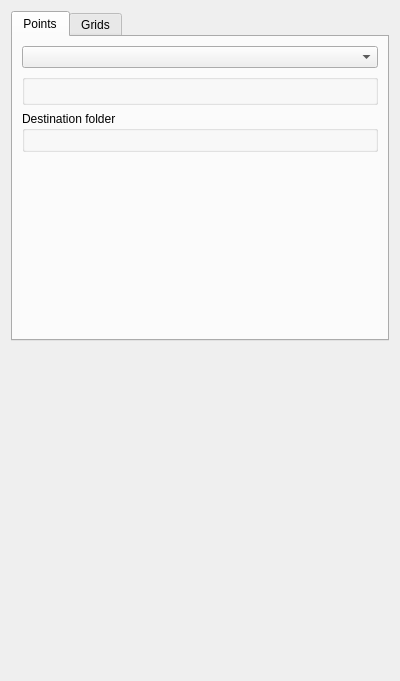
<?xml version="1.0" encoding="UTF-8"?>
<ui version="4.0">
 <class>Form</class>
 <widget class="QWidget" name="Form">
  <property name="geometry">
   <rect>
    <x>0</x>
    <y>0</y>
    <width>400</width>
    <height>681</height>
   </rect>
  </property>
  <property name="windowTitle">
   <string>Form</string>
  </property>
  <property name="AlgorithmCategory" stdset="0">
   <string>LPM-Geomod_Suite</string>
  </property>
  <property name="AlgorithmDescription" stdset="0">
   <string>exports in VTK format</string>
  </property>
  <layout class="QGridLayout" name="gridLayout">
   <item row="1" column="0">
    <spacer name="verticalSpacer_2">
     <property name="orientation">
      <enum>Qt::Vertical</enum>
     </property>
     <property name="sizeHint" stdset="0">
      <size>
       <width>20</width>
       <height>40</height>
      </size>
     </property>
    </spacer>
   </item>
   <item row="0" column="0">
    <widget class="QTabWidget" name="tabWidget">
     <property name="currentIndex">
      <number>0</number>
     </property>
     <widget class="QWidget" name="tab">
      <attribute name="title">
       <string>Points</string>
      </attribute>
      <layout class="QGridLayout" name="gridLayout_2">
       <item row="1" column="0">
        <widget class="OrderedCategoricalPropertySelector" name="orderedcategoricalpropertyselector"/>
       </item>
       <item row="5" column="0">
        <spacer name="verticalSpacer">
         <property name="orientation">
          <enum>Qt::Vertical</enum>
         </property>
         <property name="sizeHint" stdset="0">
          <size>
           <width>20</width>
           <height>40</height>
          </size>
         </property>
        </spacer>
       </item>
       <item row="0" column="0">
        <widget class="GridSelectorBasic" name="gridselectorbasic"/>
       </item>
       <item row="2" column="0">
        <widget class="QGroupBox" name="groupBox">
         <property name="title">
          <string>Destination folder</string>
         </property>
         <layout class="QGridLayout" name="gridLayout_4">
          <item row="0" column="0">
           <widget class="FileChooser" name="filechooser">
            <property name="mode">
             <enum>FileChooser::Directory</enum>
            </property>
           </widget>
          </item>
         </layout>
        </widget>
       </item>
      </layout>
     </widget>
     <widget class="QWidget" name="tab_2">
      <attribute name="title">
       <string>Grids</string>
      </attribute>
      <layout class="QGridLayout" name="gridLayout_3">
       <item row="3" column="0">
        <spacer name="verticalSpacer_3">
         <property name="orientation">
          <enum>Qt::Vertical</enum>
         </property>
         <property name="sizeHint" stdset="0">
          <size>
           <width>20</width>
           <height>40</height>
          </size>
         </property>
        </spacer>
       </item>
       <item row="1" column="0">
        <widget class="OrderedCategoricalPropertySelector" name="orderedcategoricalpropertyselector_2"/>
       </item>
       <item row="0" column="0">
        <widget class="GridSelectorBasic" name="gridselectorbasic_2"/>
       </item>
       <item row="2" column="0">
        <widget class="QGroupBox" name="groupBox_2">
         <property name="title">
          <string>Destination folder</string>
         </property>
         <layout class="QGridLayout" name="gridLayout_5">
          <item row="0" column="0">
           <widget class="FileChooser" name="filechooser_2">
            <property name="mode">
             <enum>FileChooser::Directory</enum>
            </property>
           </widget>
          </item>
         </layout>
        </widget>
       </item>
      </layout>
     </widget>
    </widget>
   </item>
  </layout>
 </widget>
 <customwidgets>
  <customwidget>
   <class>GridSelectorBasic</class>
   <extends>QComboBox</extends>
   <header>qtplugins/selectors.h</header>
  </customwidget>
  <customwidget>
   <class>OrderedCategoricalPropertySelector</class>
   <extends>GsTLGroupBox</extends>
   <header>qtplugins/categorical_selectors.h</header>
  </customwidget>
  <customwidget>
   <class>GsTLGroupBox</class>
   <extends>QGroupBox</extends>
   <header>qtplugins/selectors.h</header>
  </customwidget>
  <customwidget>
   <class>FileChooser</class>
   <extends>QWidget</extends>
   <header>qtplugins/filechooser.h</header>
  </customwidget>
 </customwidgets>
 <resources/>
 <connections>
  <connection>
   <sender>gridselectorbasic</sender>
   <signal>activated(QString)</signal>
   <receiver>orderedcategoricalpropertyselector</receiver>
   <slot>show_properties(QString)</slot>
   <hints>
    <hint type="sourcelabel">
     <x>141</x>
     <y>60</y>
    </hint>
    <hint type="destinationlabel">
     <x>140</x>
     <y>98</y>
    </hint>
   </hints>
  </connection>
  <connection>
   <sender>gridselectorbasic_2</sender>
   <signal>activated(QString)</signal>
   <receiver>orderedcategoricalpropertyselector_2</receiver>
   <slot>show_properties(QString)</slot>
   <hints>
    <hint type="sourcelabel">
     <x>174</x>
     <y>52</y>
    </hint>
    <hint type="destinationlabel">
     <x>182</x>
     <y>92</y>
    </hint>
   </hints>
  </connection>
 </connections>
</ui>
